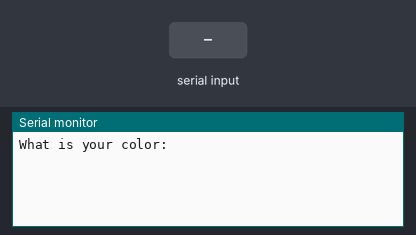
Recording of a sketch running on a simulated Arduino Uno, built with avr-gcc and run on an emulated ATmega328P. Parts: the last lines printed to the serial monitor. The test bench sets the inputs (shaded band).

Above: at 1.2 s.
1.3 s: "red\n" received over Serial
At 1.6 s:
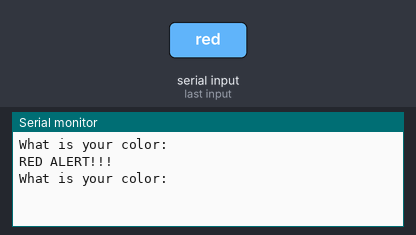
2.8 s: "1\n" received over Serial
At 4.1 s:
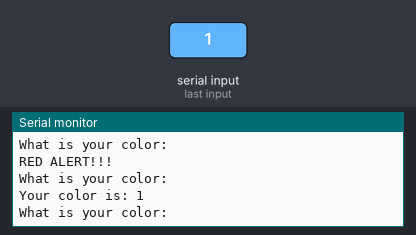

The sketch:

lesson-16-redalertled.ino
```cpp
int brdNum = 9600;
String myPrompt = "What is your color: ";
String myColor;

void setup() {
  // put your setup code here, to run once:
  Serial.begin(brdNum);
}

void clearSerial() {
  while (Serial.available()) {
    Serial.read();
  }
}

void loop() {
  // put your main code here, to run repeatedly:
  Serial.println(myPrompt);
  while (Serial.available() == 0) {

  }
  myColor = Serial.readStringUntil('\n');
  myColor.toLowerCase();
  clearSerial();
  if (myColor == "red") {
    Serial.println("RED ALERT!!!");
  }
  if (myColor != "red") {
    Serial.print("Your color is: ");
    Serial.println(myColor);
  }
}
```

Measured:
- after the input at 1.3 s, the serial monitor: prints a new line at once (image 1)
- after the input at 2.8 s, the serial monitor: prints a new line at once (image 2)
